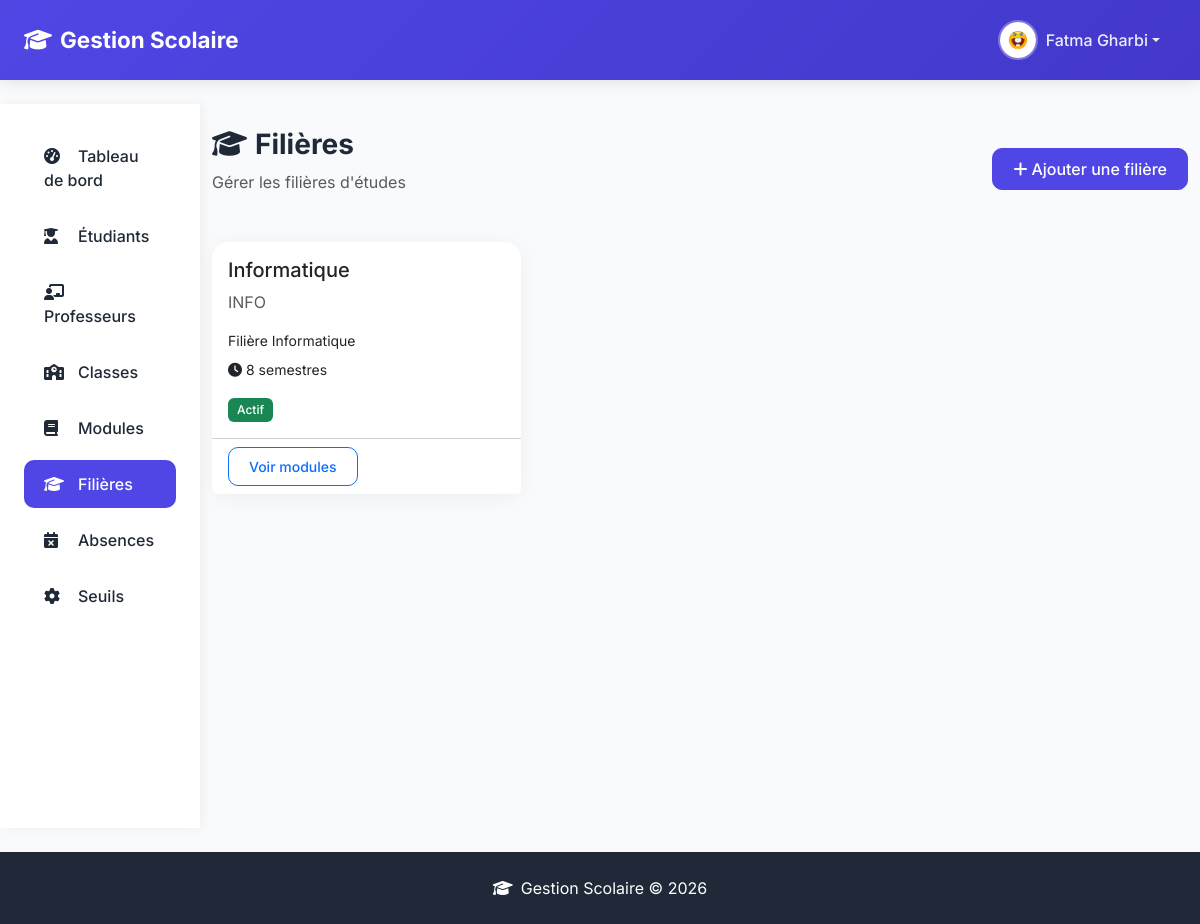
Page /admin/majors (signed in) on the earlier database version.
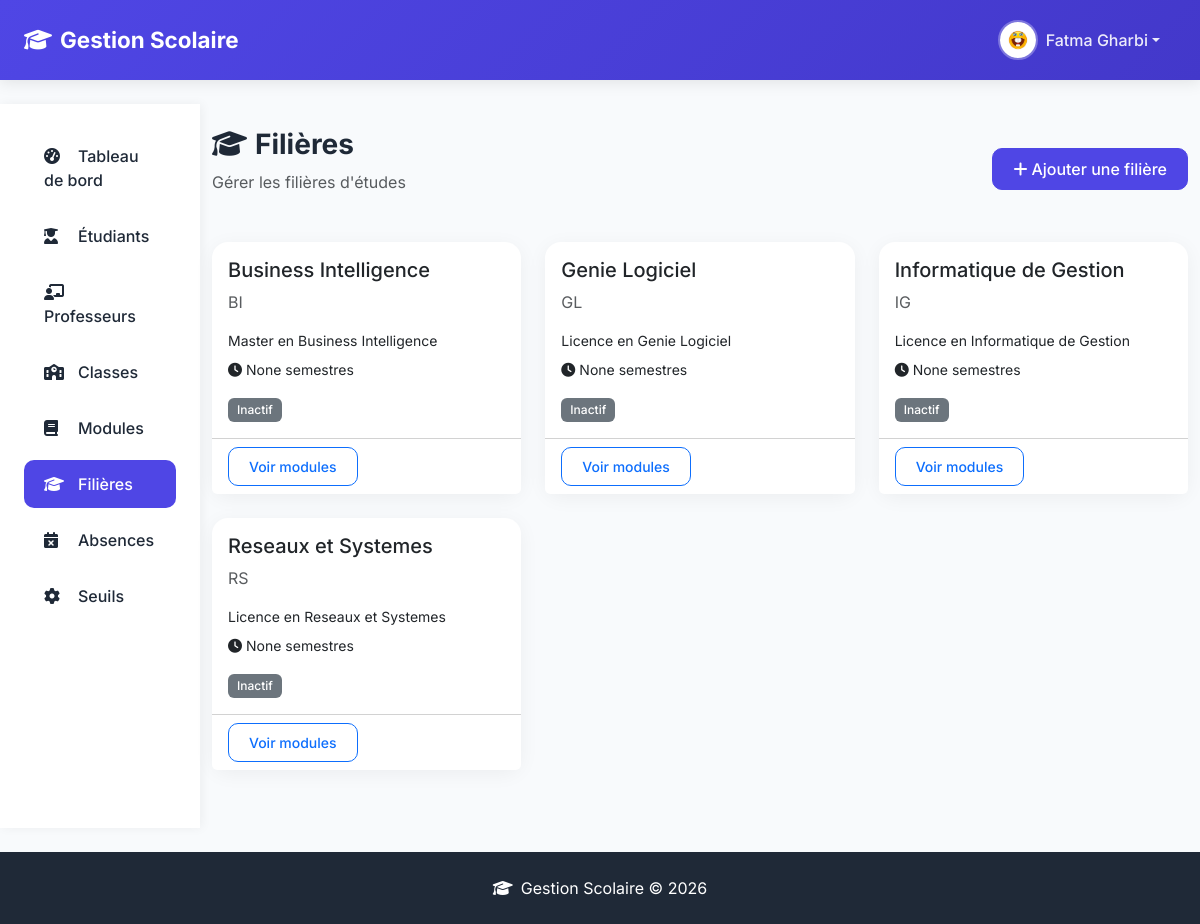
Same page on the later database version.
### models.py (models this page shows, shortened)
class Major(db.Model):
    __tablename__ = 'major'
    id = db.Column(db.Integer, primary_key=True)
    code = db.Column(db.String(20), unique=True, nullable=False, index=True)
    name = db.Column(db.String(100), nullable=False)
    description = db.Column(db.Text, nullable=True)
    total_semesters = db.Column(db.Integer, default=6)
    is_active = db.Column(db.Boolean, default=True)
    created_at = db.Column(db.DateTime, default=datetime.utcnow)
    students = db.relationship('StudentProfile', back_populates='major')
    modules = db.relationship('MajorModule', back_populates='major', cascade='all, delete-orphan')
    classes = db.relationship('Classe', back_populates='major')

### routes/admin.py (the view)
@admin_bp.route('/majors')
@login_required
@admin_required
def list_majors():
    majors = Major.query.order_by(Major.code).all()
    return render_template('admin/majors/list.html', majors=majors)

### models.py (called while the page is built)
    @property
    def profile(self):
        if self.role == UserRole.STUDENT:
            return self.student_profile
        elif self.role == UserRole.PROFESSOR:
            return self.professor_profile
        elif self.role in [UserRole.ADMIN_STAFF, UserRole.SUPER_ADMIN]:
            return self.staff_profile
        return None

    @property
    def full_name(self):
        profile = self.profile
        if profile:
            return f"{profile.first_name} {profile.last_name}"
        return self.email

    def is_super_admin(self):
        return self.role == UserRole.SUPER_ADMIN

### templates/admin/majors/list.html (shortened to what this page needs)
{% extends "admin/admin_base.html" %}
{% block admin_content %}
<div class="py-4">
    <div class="page-header d-flex justify-content-between align-items-center">
        <div>
            <h1><i class="fas fa-graduation-cap me-2"></i>Filières</h1>
            <p class="text-muted">Gérer les filières d'études</p>
        </div>
        <a href="{{ url_for('admin.create_major') }}" class="btn btn-primary">
            <i class="fas fa-plus me-1"></i>Ajouter une filière
        </a>
    </div>
    <div class="row g-4">
        {% for major in majors %}
        <div class="col-md-6 col-lg-4">
            <div class="card h-100">
                <div class="card-body">
                    <h5 class="card-title">{{ major.name }}</h5>
                    <p class="card-text text-muted">{{ major.code }}</p>
                    <p class="small mb-2">{{ major.description or 'Pas de description' }}</p>
                    <p class="small">
                        <i class="fas fa-clock me-1"></i>{{ major.total_semesters }} semestres
                    </p>
                    <span class="badge {% if major.is_active %}bg-success{% else %}bg-secondary{% endif %}">
                        {{ 'Actif' if major.is_active else 'Inactif' }}
                    </span>
                </div>
                <div class="card-footer bg-white">
                    <a href="{{ url_for('admin.view_major', id=major.id) }}" class="btn btn-sm btn-outline-primary">Voir modules</a>
                </div>
            </div>
        </div>
        {% else %}
        <div class="col-12">
            <div class="alert alert-info">Aucune filière trouvée</div>
        </div>
        {% endfor %}
    </div>
</div>
{% endblock admin_content %}

Differences in the rows shown:
added Major: name "Business Intelligence", code "BI", description "Master en Business Intelligence", total_semesters "None", is_active "Inactif"
added Major: name "Genie Logiciel", code "GL", description "Licence en Genie Logiciel", total_semesters "None", is_active "Inactif"
changed Major: name "Informatique" → "Informatique de Gestion"; code "INFO" → "IG"; description "Filière Informatique" → "Licence en Informatique de Gestion"; total_semesters "8" → "None"; is_active "Actif" → "Inactif"
added Major: name "Reseaux et Systemes", code "RS", description "Licence en Reseaux et Systemes", total_semesters "None", is_active "Inactif"
